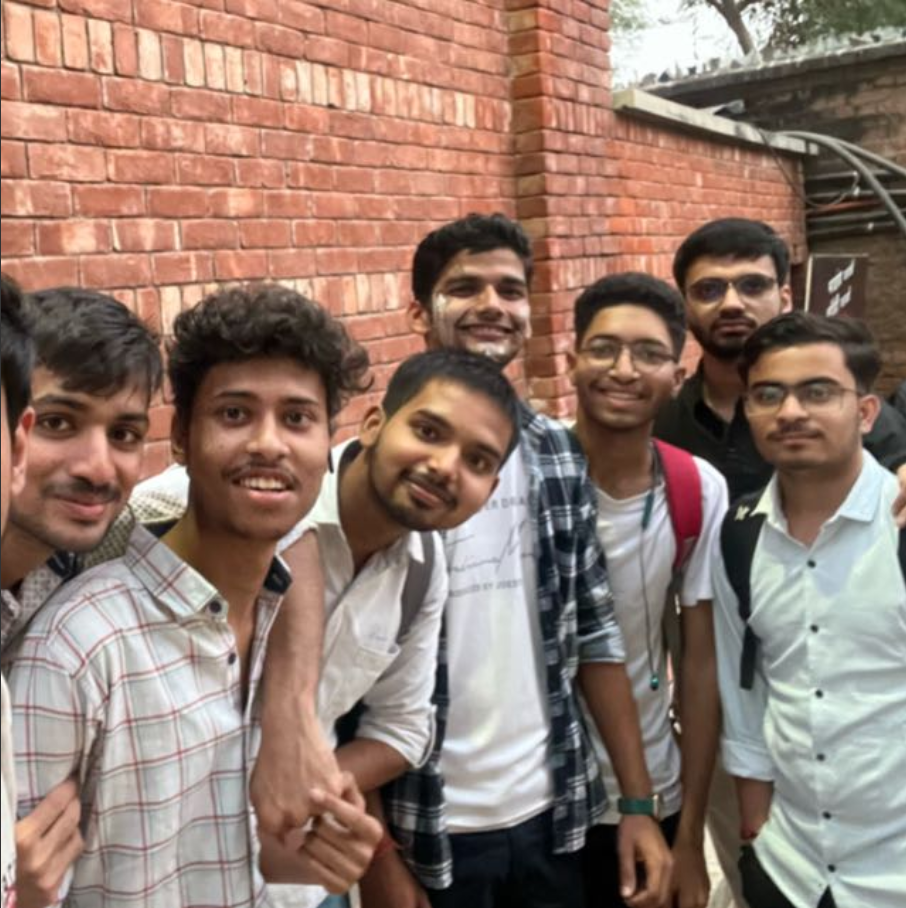
#> input picture Face-detection-using-images-and-webcam-main/hero.jpg, 906 x 908 px
$ python facedetction2.py
#> lines starting #> are read from the running program, lines starting #| are printed output that depends on the picture; after the words box and inside, x2 and y2 are one past the last pixel; in counts of white or black regions, pixels touching at a corner belong together
import cv2
from random import randrange as r

trainedData=cv2.CascadeClassifier('face.xml')
img=cv2.imread('hero.jpg')
#> img is the input picture: shape (908, 906, 3); mean B, G, R 110.7, 122.5, 147.3
graying=cv2.cvtColor(img,cv2.COLOR_BGR2GRAY)
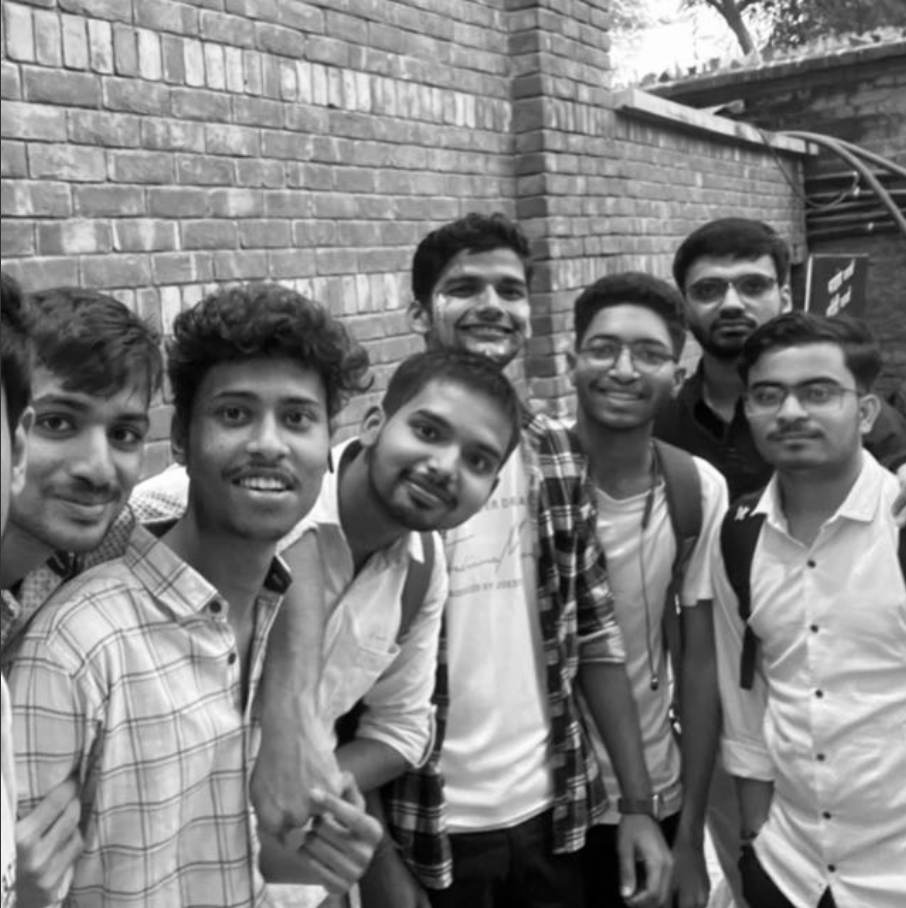
#> graying: shape (908, 906); min 0, max 255, mean 128.6

facecordinates=trainedData.detectMultiScale(graying)
#> facecordinates = [[339, 581, 72, 72], [179, 630, 80, 80], [673, 243, 116, 116], [428, 243, 121, 121], [564, 302, 123, 123], [728, 343, 131, 131], [75, 772, 107, 107], [176, 346, 179, 179], [5, 360, 184, 184]]

#for i in range(0,8):
    #x,y,w,h=facecordinates[i]
    #cv2.rectangle(img,(x,y),(x+w,y+h),(0,0,255),2)

for x,y,w,h in facecordinates:
    cv2.rectangle(img,(x,y),(x+w,y+h),(r(0,256),r(0,256),r(0,256),5))
#> this loop made 9 passes
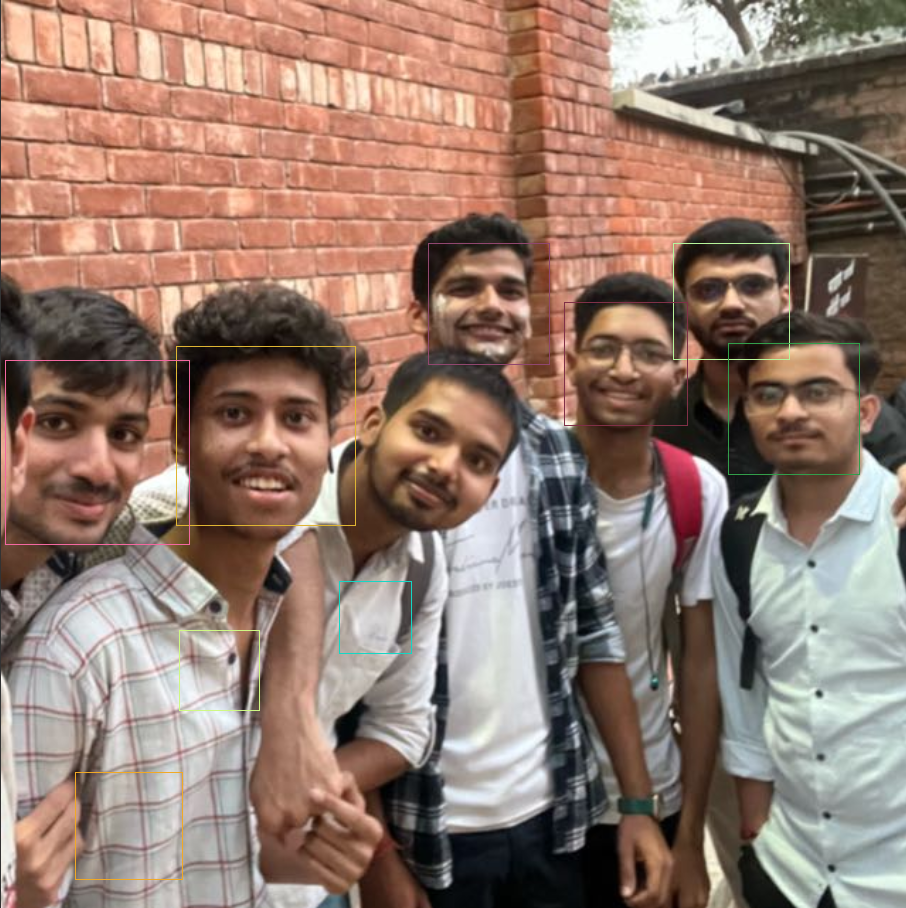
#> img: shape (908, 906, 3); 0.54% of pixels changed, all inside (x1, y1, x2, y2) = (5, 243, 860, 880)


cv2.imshow('window',img)
cv2.waitKey()

print('end of program')

$ run again, with Face-detection-using-images-and-webcam-main/shr.jpg copied over Face-detection-using-images-and-webcam-main/hero.jpg
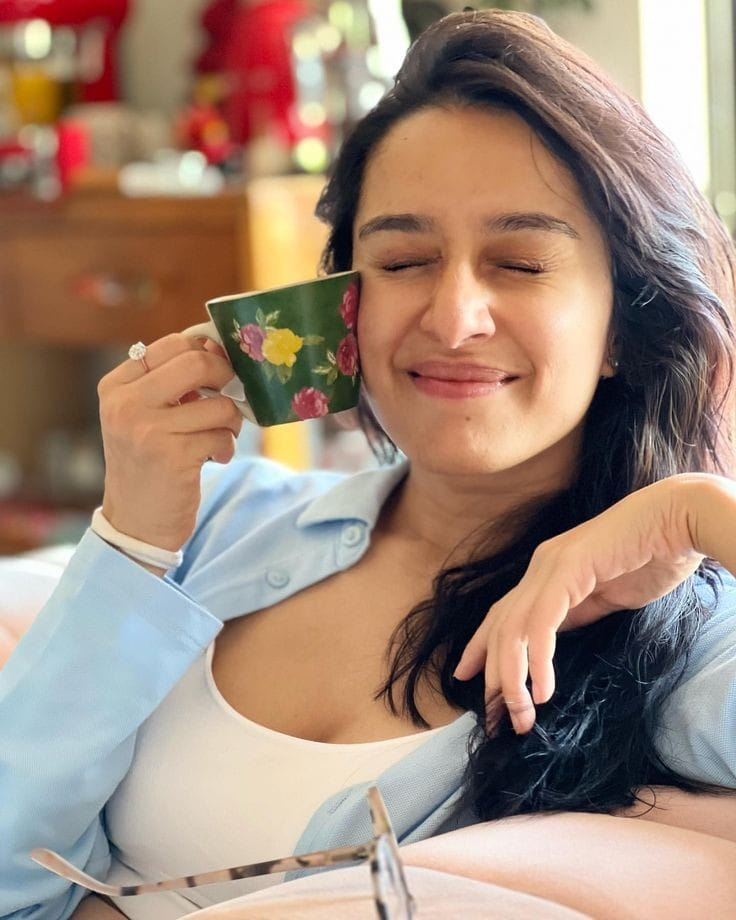
#> input picture Face-detection-using-images-and-webcam-main/shr.jpg, 736 x 920 px
#> img is the input picture: shape (920, 736, 3); mean B, G, R 121, 136.5, 161.1
#> `graying=cv2.cvtColor(img,cv2.COLOR_BGR2GRAY)`:
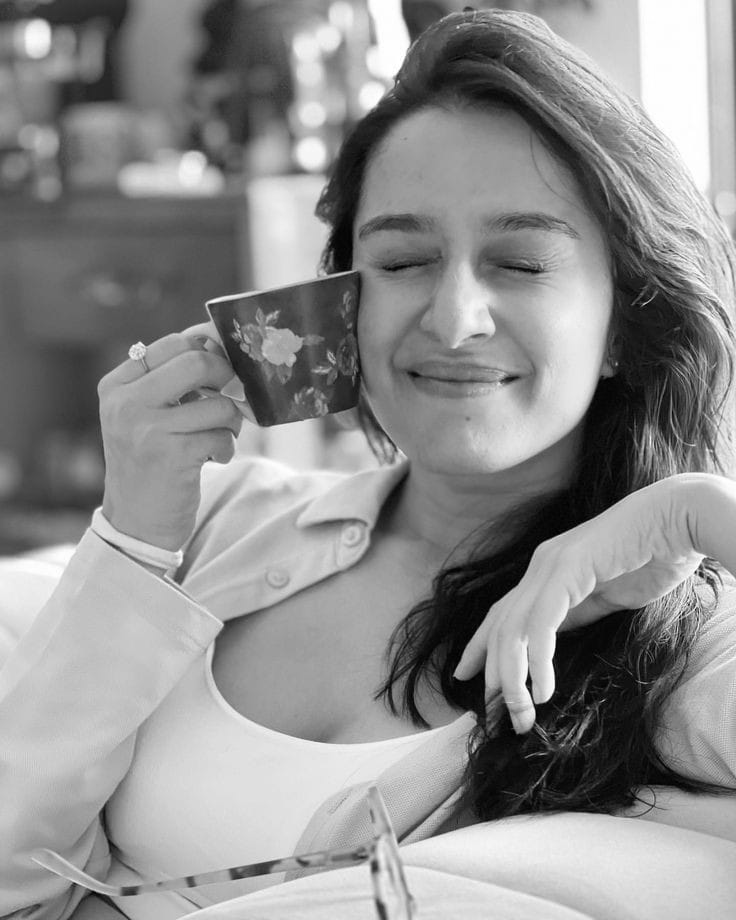
#> graying: shape (920, 736); min 1, max 255, mean 142.1
#> facecordinates = [[309, 143, 311, 311]]
#> the loop `for x,y,w,h in facecordinates:` made 1 pass
#> after the loop `for x,y,w,h in facecordinates:`:
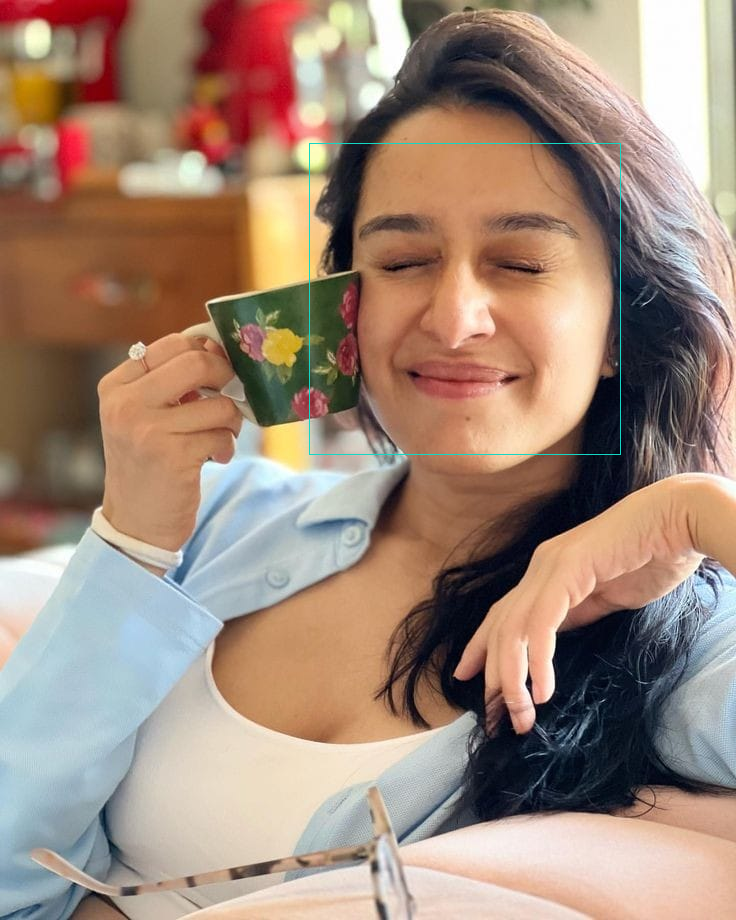
#> img: shape (920, 736, 3); 0.18% of pixels changed, all inside (x1, y1, x2, y2) = (309, 143, 621, 455)
